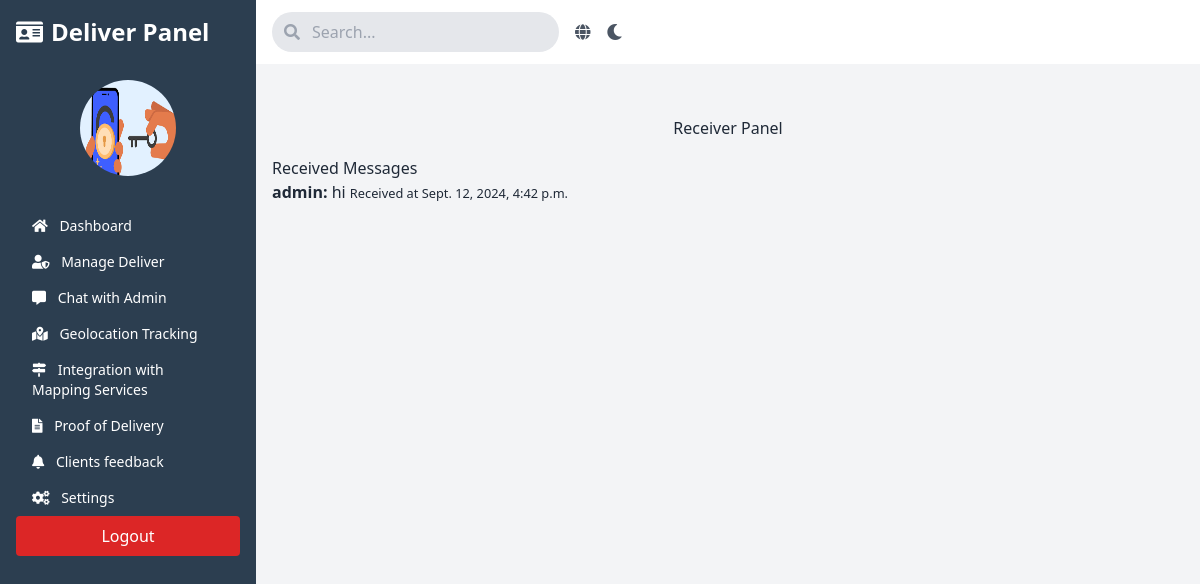
The app's page /receiver-panel/ (signed in) with its own data.
### binzi/models.py (models this page shows, shortened)
class ChatMessage(models.Model):
    sender = models.ForeignKey(settings.AUTH_USER_MODEL, related_name='sent_chat_messages', on_delete=models.CASCADE)
    receiver = models.ForeignKey(settings.AUTH_USER_MODEL, related_name='received_chat_messages', on_delete=models.CASCADE)
    message = models.TextField()
    timestamp = models.DateTimeField(auto_now_add=True)
    is_read = models.BooleanField(default=False)

class CustomUser(AbstractUser):
    ROLE_CHOICES = (
        ('admin', 'Admin'),
        ('deliver', 'Deliver'),
        ('client', 'Client'),
    )
    role = models.CharField(max_length=30, choices=ROLE_CHOICES, default='client')
    profile_picture = models.ImageField(upload_to='profile_pictures/', blank=True, null=True)
    theme = models.CharField(max_length=100, default='light', choices=[('light', 'Light'), ('dark', 'Dark')])

### binzi/views.py (the view)
# urls.py: path('receiver-panel/', receiver_panel, name='receiver_panel'),
@login_required
def receiver_panel(request):
    messages = ChatMessage.objects.filter(receiver=request.user).order_by('-timestamp')
    ChatMessage.objects.filter(receiver=request.user, is_read=False).update(is_read=True)
    return render(request, 'panel/deliver/chat/receiver_panel.html', {'messages': messages})

### binzi/templates/panel/deliver/chat/receiver_panel.html (shortened to what this page needs)
{% extends 'panel/base/base_deliver.html' %}
{% load static %}
{% block content %}
<div class="container mt-5">
    <h1 class="text-center">Receiver Panel</h1>
    <h3 class="mt-4">Received Messages</h3>
    <div class="list-group">
        {% for message in messages %}
            <div class="list-group-item {% if not message.is_read %}bg-light{% endif %}">
                <strong>{{ message.sender.username }}:</strong> {{ message.message }}
                <small class="text-muted">Received at {{ message.timestamp }}</small>
            </div>
        {% endfor %}
    </div>
</div>
{% endblock %}

### records on screen
ChatMessage: sender.username "admin", message "hi", timestamp "Sept. 12, 2024, 4:42 p.m."
